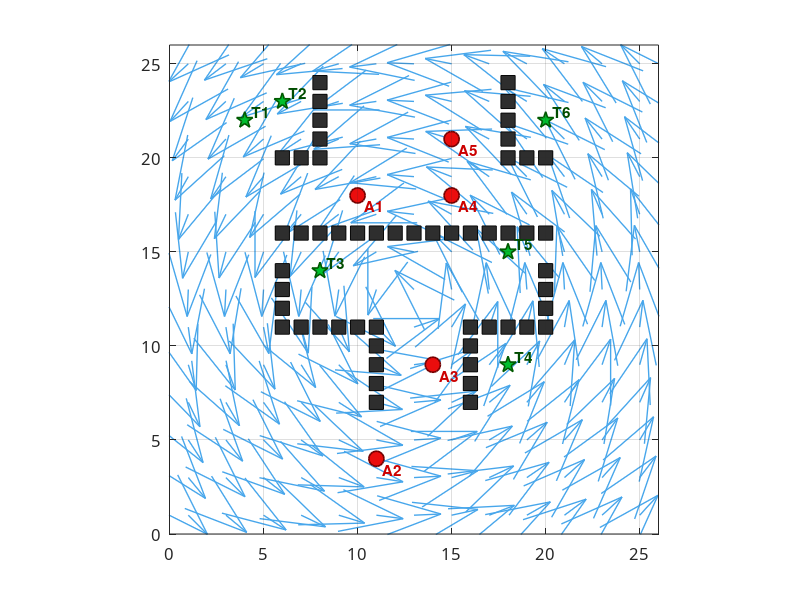

The MATLAB source for this figure: (Note: this script raises an error after producing the figure.)
clear;
close all;
clc;

project_root = fileparts(mfilename('fullpath'));
output_dir = fullfile(project_root, 'paper-output', 'figures');
if ~exist(output_dir, 'dir')
    mkdir(output_dir);
end

MAX_X = 25;
MAX_Y = 25;

Target_12 = [22, 23, 14,  9, 15, 22;
              4,  6,  8, 18, 18, 20];
Robot_1 = [18,  4,  9, 18, 21;
           10, 11, 14, 15, 15];
Obstale = [16,16,16,16,16,16,16,16,16,16,16,16,16,16,16,14,13,12,11,11,11,11,11,11,10,9,8,7,7,8,9,10,11,11,11,11,11,12,13,14,20,20,20,20,20,20,21,22,23,24,21,22,23,24;
            6,7,8,9,10,11,12,13,14,15,16,17,18,19,20,6,6,6,6,7,8,9,10,11,11,11,11,11,16,16,16,16,16,17,18,19,20,20,20,20,6,7,8,18,19,20,8,8,8,8,18,18,18,18];

V_ocean = 2;
aerf = zeros(MAX_X, MAX_Y);
center_x = MAX_Y / 2;
center_y = MAX_X / 2;
for y = 1:MAX_X
    for x = 1:MAX_Y
        angle_to_center = atan2d(y - center_y, x - center_x);
        aerf(y, x) = angle_to_center + 90;
    end
end

[plot_X, plot_Y] = meshgrid(1:MAX_Y, 1:MAX_X);
U_ocean_plot = zeros(size(plot_X));
V_ocean_plot = zeros(size(plot_Y));
for y = 1:MAX_X
    for x = 1:MAX_Y
        angle = aerf(y, x);
        U_ocean_plot(y, x) = V_ocean * cosd(angle);
        V_ocean_plot(y, x) = V_ocean * sind(angle);
    end
end

figure('Visible', 'off');
set(gcf, 'Color', 'w', 'Position', [100, 100, 960, 820]);
hold on;

h_current = quiver(plot_X(1:2:end, 1:2:end), plot_Y(1:2:end, 1:2:end), ...
    U_ocean_plot(1:2:end, 1:2:end), V_ocean_plot(1:2:end, 1:2:end), ...
    0.55, 'Color', [0.28 0.65 0.92], 'LineWidth', 1.0, 'MaxHeadSize', 1.4);
h_obstacle = scatter(Obstale(2, :), Obstale(1, :), 105, 's', 'filled', ...
    'MarkerFaceColor', [0.18 0.18 0.18], 'MarkerEdgeColor', [0.03 0.03 0.03], 'LineWidth', 0.5);
h_robot = scatter(Robot_1(2, :), Robot_1(1, :), 120, 'o', 'filled', ...
    'MarkerFaceColor', [0.92 0.05 0.05], 'MarkerEdgeColor', [0.45 0.00 0.00], 'LineWidth', 1.2);
h_target = scatter(Target_12(2, :), Target_12(1, :), 150, 'p', 'filled', ...
    'MarkerFaceColor', [0.00 0.75 0.18], 'MarkerEdgeColor', [0.00 0.35 0.00], 'LineWidth', 1.2);

for idx = 1:size(Robot_1, 2)
    text(Robot_1(2, idx) + 0.35, Robot_1(1, idx) - 0.55, ...
        ['A', num2str(idx)], 'Color', [0.80 0.00 0.00], ...
        'FontSize', 11, 'FontWeight', 'bold');
end
for idx = 1:size(Target_12, 2)
    text(Target_12(2, idx) + 0.35, Target_12(1, idx) + 0.45, ...
        ['T', num2str(idx)], 'Color', [0.00 0.30 0.00], ...
        'FontSize', 11, 'FontWeight', 'bold');
end

axis([0 MAX_Y + 1 0 MAX_X + 1]);
axis equal;
grid on;
box on;
set(gca, 'XTick', 0:5:25, 'YTick', 0:5:25, ...
    'FontName', 'Microsoft YaHei', 'FontSize', 12, 'Layer', 'top');
xlabel(u([88 22352 26631 32 47 32 26629 26684]), 'FontName', 'Microsoft YaHei', 'FontSize', 13, 'FontWeight', 'bold');
ylabel(u([89 22352 26631 32 47 32 26629 26684]), 'FontName', 'Microsoft YaHei', 'FontSize', 13, 'FontWeight', 'bold');
title(u([20108 32500 22810 65 85 86 20219 21153 29615 22659 22270]), ...
    'FontName', 'Microsoft YaHei', 'FontSize', 15, 'FontWeight', 'bold');
legend([h_obstacle, h_robot, h_target, h_current], ...
    {u([38556 30861 29289]), u([65 85 86 36215 28857]), u([30446 26631 28857]), u([27915 27969 26041 21521])}, ...
    'Location', 'northeastoutside', 'FontName', 'Microsoft YaHei', 'FontSize', 11);

file_name = fullfile(output_dir, 'fig2d-environment-matlab.png');
try
    exportgraphics(gcf, file_name, 'Resolution', 300);
catch
    saveas(gcf, file_name);
end
close(gcf);

disp(file_name);

function text_value = u(codes)
    text_value = char(codes);
end
